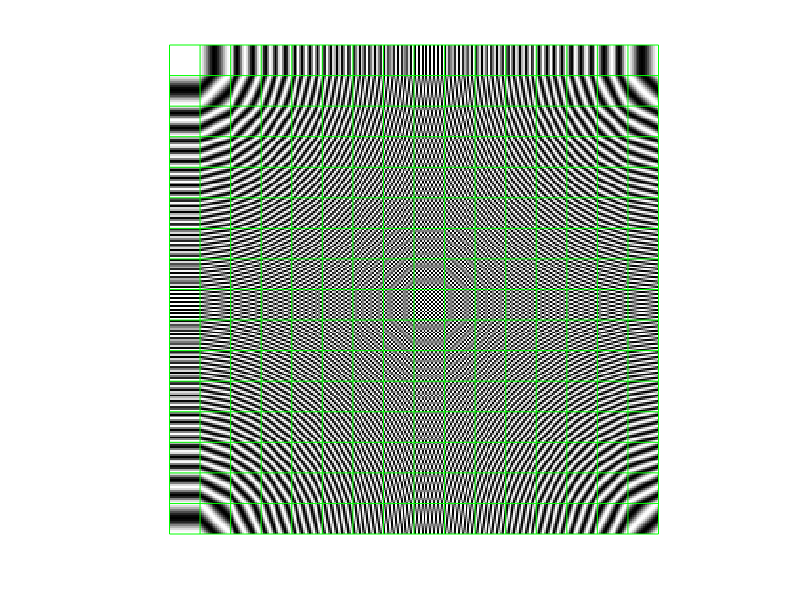

Recreate this plot in MATLAB.
% Funciones base de Fourier 2D
N=16;
d = 1;
close all
j=sqrt(-1);
X = [];
for m=0:d:N-1
    Xf = [];
    m
    for n=0:d:N-1
        x = zeros(N,N);
        for i=1:N
            for k=1:N
                x(i,k) = exp(-j*2*pi/N*(m*i+n*k));
            end
        end
        x0=(real(x)+1)*128;
        imshow(imresize(x0,[64 64]),[]);pause(0)
        drawnow
        Xf = [Xf x0];
    end
    X = [X;Xf];
end
imshow(X,[])
hold on
N2 = size(X,1);
for i=0:N2/N:N2
        plot([i i]+0.5,[0 N2]+0.5,'g')
        plot([0 N2]+0.5,[i i]+0.5,'g')
end        

                